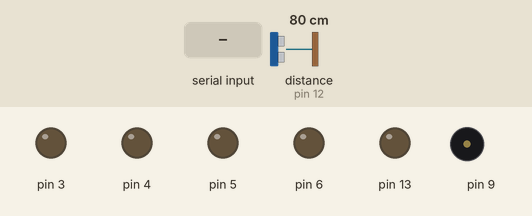
The sketch below on a simulated Arduino Uno, built with avr-gcc and run on an emulated ATmega328P. Shown: output pins drawn as LEDs (lit = HIGH), buzzer (waves = sounding). The inputs (shaded band) are chosen by the test bench; at power-on: distance to the obstacle (sensor on pin 12) 80 cm. The echo pulse lasts 58.3 µs per cm.

Above: at 1.2 s.
1.3 s: "FORWARD" received over the second serial link
At 2.4 s:
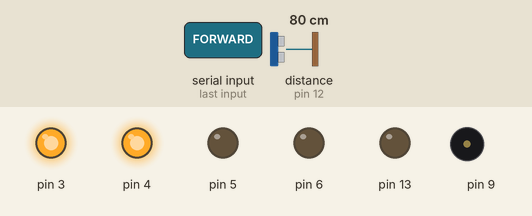
2.8 s: distance to the obstacle (sensor on pin 12) set to 12 cm
4.3 s: distance to the obstacle (sensor on pin 12) set to 9 cm
At 5.2 s:
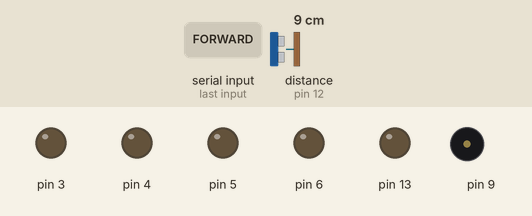
5.9 s: "BACKWARD" received over the second serial link
At 6.09 s:
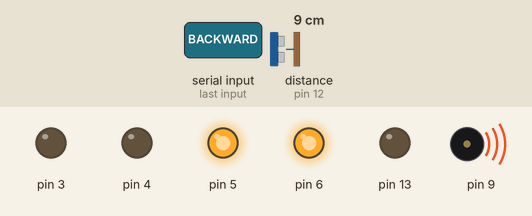
7.6 s: "RIGHT" received over the second serial link
At 8.9 s:
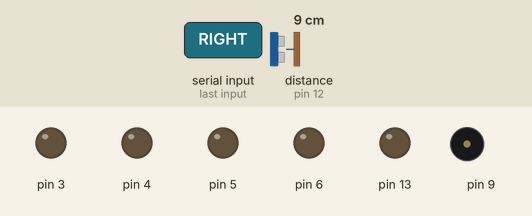
9.2 s: "LEFT" received over the second serial link
At 9.8 s:
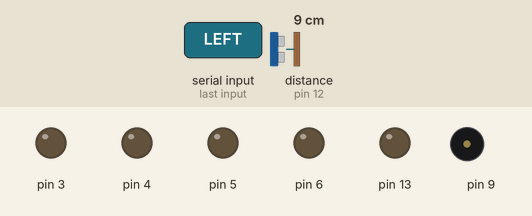
Timing chart, 0 to 11.8 s (numbered marks = the images above; inputs shaded):
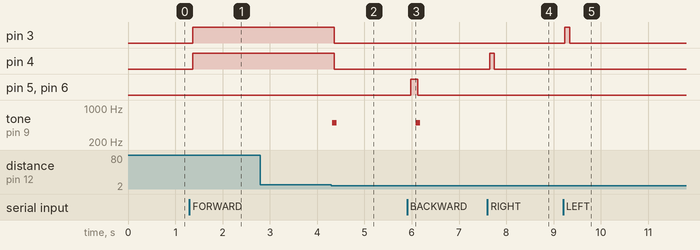

The sketch:

FinalCode.ino
```cpp
#include <SoftwareSerial.h>

SoftwareSerial BT(10, 11); // TX & RX
String cmdString;
boolean stopStatus = true;
long duration, cm;

void setup() {
  BT.begin(9600);
  Serial.begin(9600);

  // define output pins for the gear motor
  pinMode(3, OUTPUT);
  pinMode(4, OUTPUT);
  pinMode(5, OUTPUT);
  pinMode(6, OUTPUT);

  // define pins that are used by Ultrasound Sensor
  pinMode(13, OUTPUT);
  pinMode(12, INPUT);
}

void loop() {
  // if the device is not in stationary state,
  // the ultrasound sensor produces signal through
  // and the trig pin receives the reflected signal
  // though the echo pin.
  if(!stopStatus) {
    digitalWrite(13, LOW);
    delayMicroseconds(2);

    digitalWrite(13, HIGH);
    delayMicroseconds(5);

    digitalWrite(13, LOW);

    duration = pulseIn(12, HIGH);

    // once the signal is received, the centimeter
    // value is calculated. this is the distance between
    // the sensor and the obstacle.
    cm = duration/29/2;

    // if the distance is less than 10cm, the robot is
    // stopped and a sound is produced using the buzzer
    if(cm <= 10) {
      tone(9, 500);
      delay(50);

      digitalWrite(3, LOW);
      digitalWrite(4, LOW);
      digitalWrite(5, LOW);
      digitalWrite(6, LOW);
      stopStatus = true;

      delay(50);

      noTone(9);
    }

    delay(200);
  }

  while(BT.available()) {
    delay(10); // delay for stable
    char tmp = BT.read(); // take a character at a time
    cmdString += tmp; // build string using character
  }

  if(cmdString.length() > 0) {

    //Forward
    if(cmdString == "FORWARD") {
      digitalWrite(3, HIGH);
      digitalWrite(4, HIGH);
      digitalWrite(5, LOW);
      digitalWrite(6, LOW);
      delay(100);
      stopStatus = false;

      //Backward
    } else if(cmdString == "BACKWARD") {
      digitalWrite(3, LOW);
      digitalWrite(4, LOW);
      digitalWrite(5, HIGH);
      digitalWrite(6, HIGH);
      delay(100);

      stopStatus = false;

      //Right
    } else if(cmdString == "RIGHT") {
      digitalWrite(3, LOW);
      digitalWrite(4, HIGH);
      digitalWrite(5, LOW);
      digitalWrite(6, LOW);
      delay(100);

      // if the robot was in stationary state,
      // the motion is halted after the robot has
      // moved left by an approximate factor
      if(stopStatus) {
        digitalWrite(4, LOW);
      } else {
        digitalWrite(3, HIGH);
      }

      //Left
    } else if(cmdString == "LEFT") {
      digitalWrite(3, HIGH);
      digitalWrite(4, LOW);
      digitalWrite(5, LOW);
      digitalWrite(6, LOW);
      delay(100);

      // if the robot was in stationary state,
      // the motion is halted after the robot has
      // moved right by an approximate factor
      if(stopStatus) {
        digitalWrite(3, LOW);
      } else {
        digitalWrite(4, HIGH);
      }

       //Clockwise
     } else if(cmdString == "CLOCKWISE") {
      digitalWrite(3, LOW);
      digitalWrite(4, HIGH);
      digitalWrite(5, LOW);
      digitalWrite(6, LOW);
      delay(100);

      stopStatus = false;

      //Anti Clockwise
    } else if(cmdString == "ANTI CLOCKWISE") {
      digitalWrite(3, HIGH);
      digitalWrite(4, LOW);
      digitalWrite(5, LOW);
      digitalWrite(6, LOW);
      delay(100);

      stopStatus = false;

      //Stop
    } else if(cmdString == "STOP") {
      digitalWrite(3, LOW);
      digitalWrite(4, LOW);
      digitalWrite(5, LOW);
      digitalWrite(6, LOW);
      delay(100);
      stopStatus = true;
    }

    // reset string for next command
    cmdString = "";
  }
}
```

Measured:
- the behaviour switches between 11 and 10 cm on distance to the obstacle (sensor on pin 12) (found by bisection; images 1 and 2)
- after the input at 1.3 s, pin 3, pin 4: LOW → HIGH after 0.07 s
- after the input at 4.3 s, pin 3, pin 4: HIGH → LOW after 0.07 s; tone on pin 9: silent → 500 Hz at once, → silent 0.10 s later
- after the input at 5.9 s, pin 5, pin 6: LOW → HIGH after 0.08 s, → LOW 0.15 s later; tone on pin 9: silent → 500 Hz after 0.18 s, → silent 0.10 s later
- after the input at 7.6 s, pin 4: LOW → HIGH after 0.05 s, → LOW 0.10 s later
- after the input at 9.2 s, pin 3: LOW → HIGH at once, → LOW 0.10 s later
